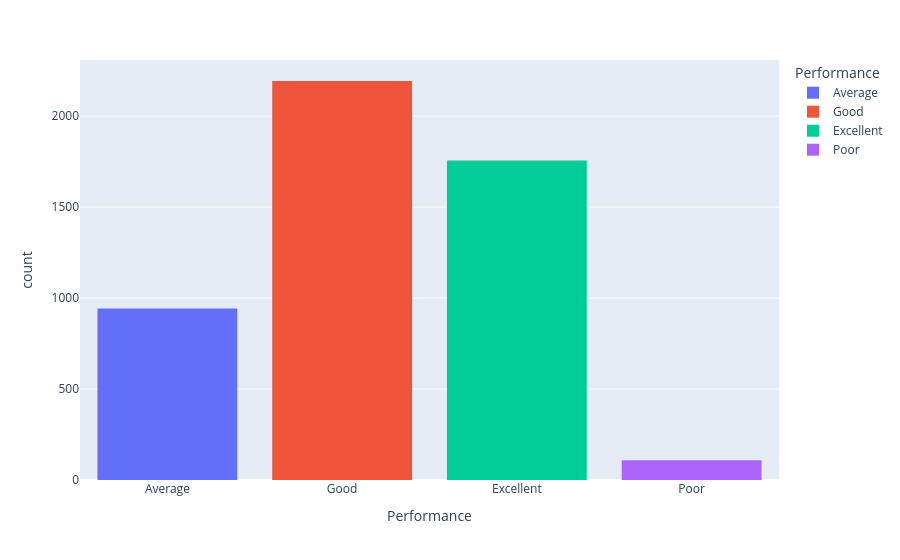

Notebook cell for this chart:
### Code cell
import plotly.express as px

fig = px.histogram(df, x="Performance", color="Performance")
fig.show()

### Figure 1 — Plotly figure (JSON) as saved in the notebook; plotly's stock layout.template omitted (floating-point values rounded to 4 significant figures; data arrays with more than 128 entries replaced by an {"elided": "..."} marker saying what was removed)
{"data": [{"bingroup": "x", "hovertemplate": "Performance=%{x}<br>count=%{y}<extra></extra>", "legendgroup": "Average", "marker": {"color": "#636efa", "pattern": {"shape": ""}}, "name": "Average", "orientation": "v", "showlegend": true, "type": "histogram", "x": {"elided": "942 str values"}, "xaxis": "x", "yaxis": "y"}, {"bingroup": "x", "hovertemplate": "Performance=%{x}<br>count=%{y}<extra></extra>", "legendgroup": "Good", "marker": {"color": "#EF553B", "pattern": {"shape": ""}}, "name": "Good", "orientation": "v", "showlegend": true, "type": "histogram", "x": {"elided": "2193 str values"}, "xaxis": "x", "yaxis": "y"}, {"bingroup": "x", "hovertemplate": "Performance=%{x}<br>count=%{y}<extra></extra>", "legendgroup": "Excellent", "marker": {"color": "#00cc96", "pattern": {"shape": ""}}, "name": "Excellent", "orientation": "v", "showlegend": true, "type": "histogram", "x": {"elided": "1756 str values"}, "xaxis": "x", "yaxis": "y"}, {"bingroup": "x", "hovertemplate": "Performance=%{x}<br>count=%{y}<extra></extra>", "legendgroup": "Poor", "marker": {"color": "#ab63fa", "pattern": {"shape": ""}}, "name": "Poor", "orientation": "v", "showlegend": true, "type": "histogram", "x": ["Poor", "Poor", "Poor", "Poor", "Poor", "Poor", "Poor", "Poor", "Poor", "Poor", "Poor", "Poor", "Poor", "Poor", "Poor", "Poor", "Poor", "Poor", "Poor", "Poor", "Poor", "Poor", "Poor", "Poor", "Poor", "Poor", "Poor", "Poor", "Poor", "Poor", "Poor", "Poor", "Poor", "Poor", "Poor", "Poor", "Poor", "Poor", "Poor", "Poor", "Poor", "Poor", "Poor", "Poor", "Poor", "Poor", "Poor", "Poor", "Poor", "Poor", "Poor", "Poor", "Poor", "Poor", "Poor", "Poor", "Poor", "Poor", "Poor", "Poor", "Poor", "Poor", "Poor", "Poor", "Poor", "Poor", "Poor", "Poor", "Poor", "Poor", "Poor", "Poor", "Poor", "Poor", "Poor", "Poor", "Poor", "Poor", "Poor", "Poor", "Poor", "Poor", "Poor", "Poor", "Poor", "Poor", "Poor", "Poor", "Poor", "Poor", "Poor", "Poor", "Poor", "Poor", "Poor", "Poor", "Poor", "Poor", "Poor", "Poor", "Poor", "Poor", "Poor", "Poor", "Poor", "Poor", "Poor", "Poor", "Poor"], "xaxis": "x", "yaxis": "y"}], "layout": {"barmode": "relative", "legend": {"title": {"text": "Performance"}, "tracegroupgap": 0}, "margin": {"t": 60}, "xaxis": {"anchor": "y", "categoryarray": ["Average", "Good", "Excellent", "Poor"], "categoryorder": "array", "domain": [0, 1], "title": {"text": "Performance"}}, "yaxis": {"anchor": "x", "domain": [0, 1], "title": {"text": "count"}}}}
